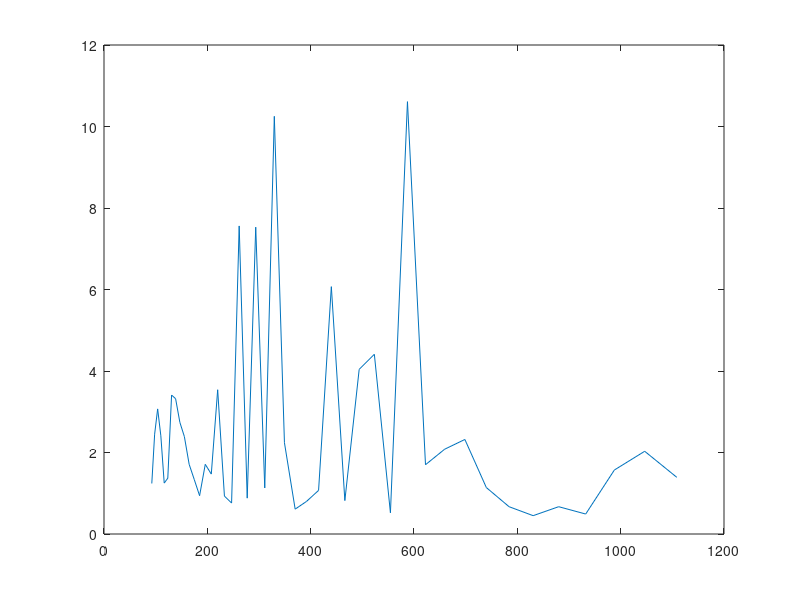

Recreate this plot in MATLAB.
freqs = [92.50,98.00,103.83,110.00,116.54,123.47,130.81,138.59,146.83,155.56,164.81,174.61,185.00,196.00,207.65,220.00,233.08,246.94,261.63,277.18,293.66,311.13,329.63,349.23,369.99,392.00,415.30,440.00,466.16,493.88,523.25,554.37,587.33,622.25,659.26,698.46,739.99,783.99,830.61,880.00,932.33,987.77,1046.50,1108.73;1.24,2.45,3.07,2.41,1.25,1.37,3.41,3.32,2.74,2.39,1.71,1.34,0.94,1.71,1.47,3.54,0.93,0.76,7.56,0.88,7.53,1.13,10.25,2.24,0.61,0.80,1.07,6.07,0.82,4.04,4.41,0.52,10.61,1.70,2.08,2.32,1.14,0.67,0.45,0.67,0.49,1.57,2.03,1.39];
plot ( freqs(1,:), freqs(2,:)); pause
